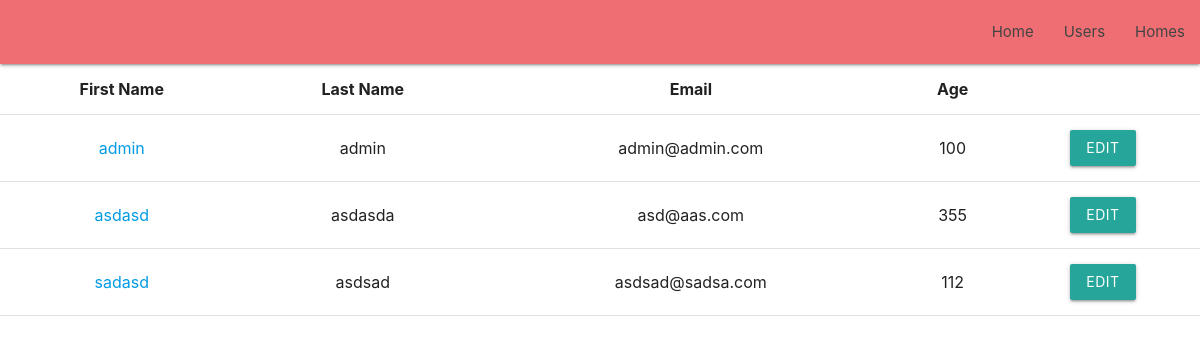
/users, run on an earlier commit of the app's database.
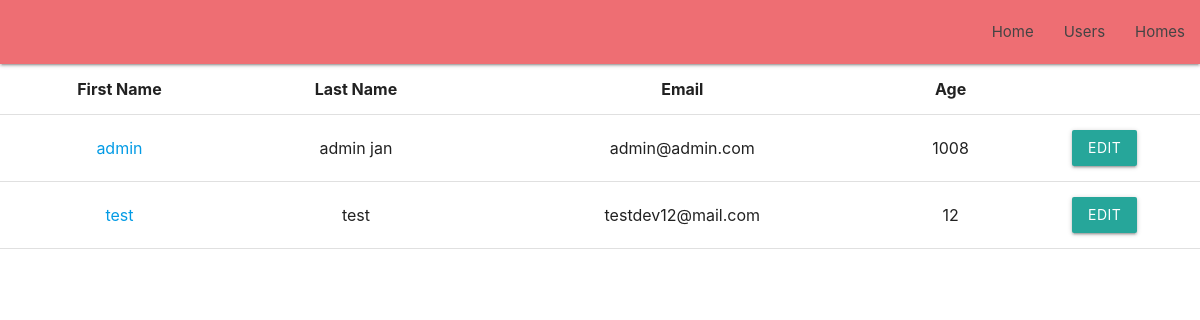
And on a later commit of the database.
### users/models.py (models this page shows, shortened)
class User(AbstractUser):
    username = None
    email = models.EmailField(_('email address'), unique=True)
    first_name = models.CharField(max_length=64)
    last_name = models.CharField(max_length=64)
    age = models.PositiveIntegerField()
    USERNAME_FIELD = 'email'
    REQUIRED_FIELDS = []
    objects = CustomUserManager()

### users/views.py (the view)
# urls.py: path('users', UserView.as_view(), name='users'),
class UserView(ListView):
    model = User
    paginate_by = 10
    template_name = 'users/users_list.html'
    queryset = User.objects.all()

### templates/users/users_list.html (shortened to what this page needs)
{% extends 'base.html' %}
{% block content %}
<table class="centered">
        <thead>
          <tr>
              <th>First Name</th>
              <th>Last Name</th>
              <th>Email</th>
              <th>Age</th>
              <th></th>
          </tr>
        </thead>
        <tbody>
        {% for user in object_list %}
        <tr>
            <td><a href="{% url 'homes' %}?user_id={{ user.id }}">{{ user.first_name }}</a></td>
            <td>{{ user.last_name }}</td>
            <td>{{ user.email }}</td>
            <td>{{ user.age }}</td>
            <td><a href="{% url 'users-update' pk=user.pk %}" class="waves-effect waves-light btn">Edit</a></td>
        </tr>
        {% endfor %}
        </tbody>
      </table>
{% endblock content %}

What changed in the data, as far as the page shows it:
removed User: first_name "asdasd", last_name "asdasda", email "asd@aas.com", age "355"
removed User: first_name "sadasd", last_name "asdsad", email "asdsad@sadsa.com", age "112"
changed User "admin": last_name "admin" → "admin jan"; age "100" → "1008"
added User: first_name "test", last_name "test", email "testdev12@mail.com", age "12"
